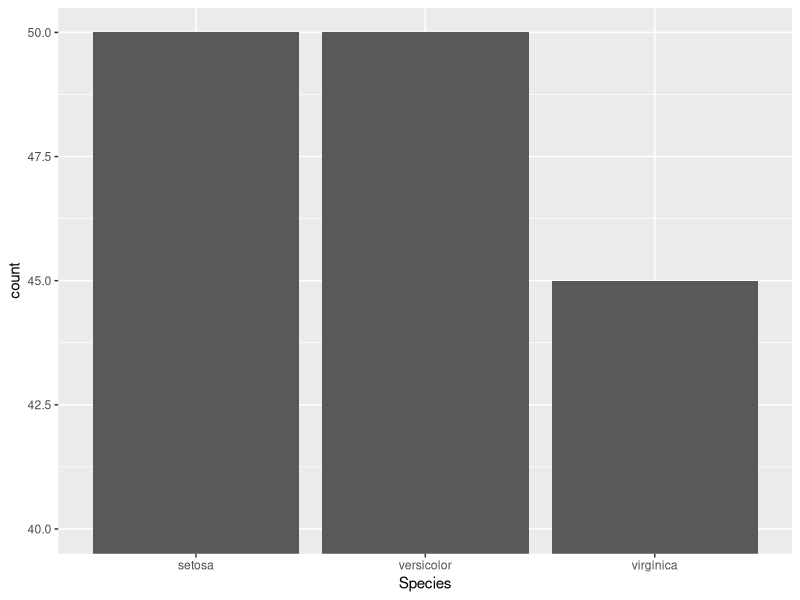
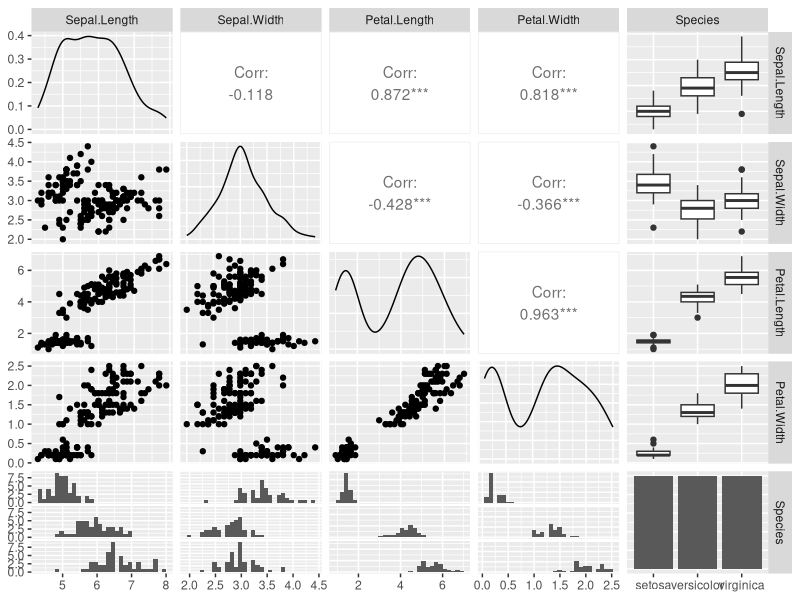

R code for these plots, in order:
## ---- chunk 1
library(tidyverse)
library(GGally)

data(iris)
## ---- chunk 2
mean(iris$Sepal.Length)

median(iris$Sepal.Length)
## ---- chunk 3
quantile(iris$Sepal.Length)

# Specify where the splits are
quantile(iris$Sepal.Length, probs = c(0, .33, .66, 1))
## ---- chunk 4
var(iris$Petal.Length)

sd(iris$Petal.Length)
## ---- chunk 5
cov(iris$Sepal.Length, iris$Sepal.Width)

cor(iris$Sepal.Length, iris$Sepal.Width)
## ---- chunk 6
iris %>%
  .[1:145, ] %>% 
  ggplot(aes(x = Species)) +
  geom_bar() +
  coord_cartesian(ylim = c(40, 50))
## ---- chunk 7
ggpairs(iris)
